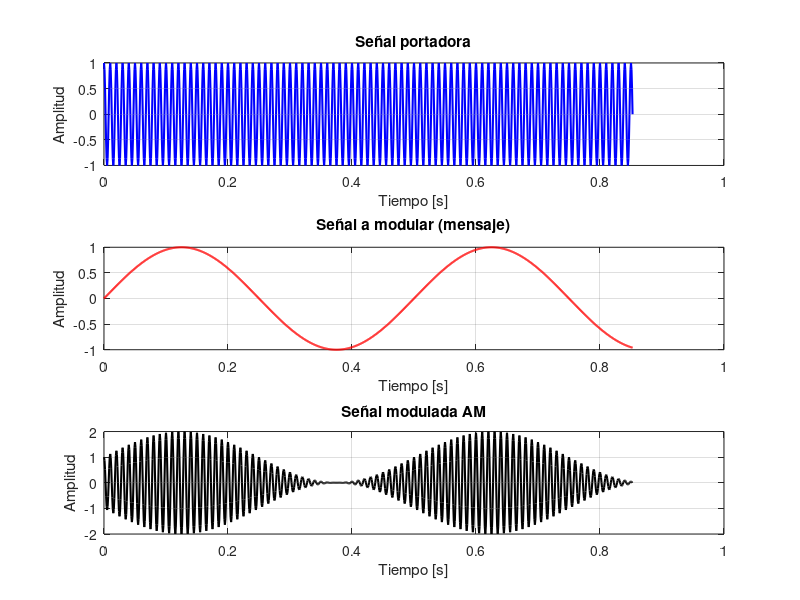

Reproduce this figure in MATLAB.
% AM
clc, 
clear, 
close all;

N = 1024;               % Total de muestras
Fs = 1200;              % Frecuencia de muestreo [Hz]
Ts = 1/Fs;              % Periodo de muestreo [s]
t = (0:N-1).*Ts;        % Vector de muestras

Ac = 1;                 % Amplitud portadora
fp = 100;               % Frecuencia portadora
fm = 2;                 % Frecuencia señal a modular
ka = 1;                 % Índice modulación

p = cos(2*pi*fp*t);     % Señal portadora
m = sin(2*pi*fm*t);     % Señal a modular

s = Ac.*(1 + ka.*m).*p; % Señal modulada AM

% Graficar Modulación AM
figure;

subplot(3,1,1)
plot(t, p, 'b', 'LineWidth', 1.5)
title('Señal portadora')
xlabel('Tiempo [s]')
ylabel('Amplitud')
grid on

subplot(3,1,2)
plot(t, m, 'r', 'LineWidth', 1.5)
title('Señal a modular (mensaje)')
xlabel('Tiempo [s]')
ylabel('Amplitud')
grid on

subplot(3,1,3)
plot(t, s, 'k', 'LineWidth', 1.5)
title('Señal modulada AM')
xlabel('Tiempo [s]')
ylabel('Amplitud')
grid on
